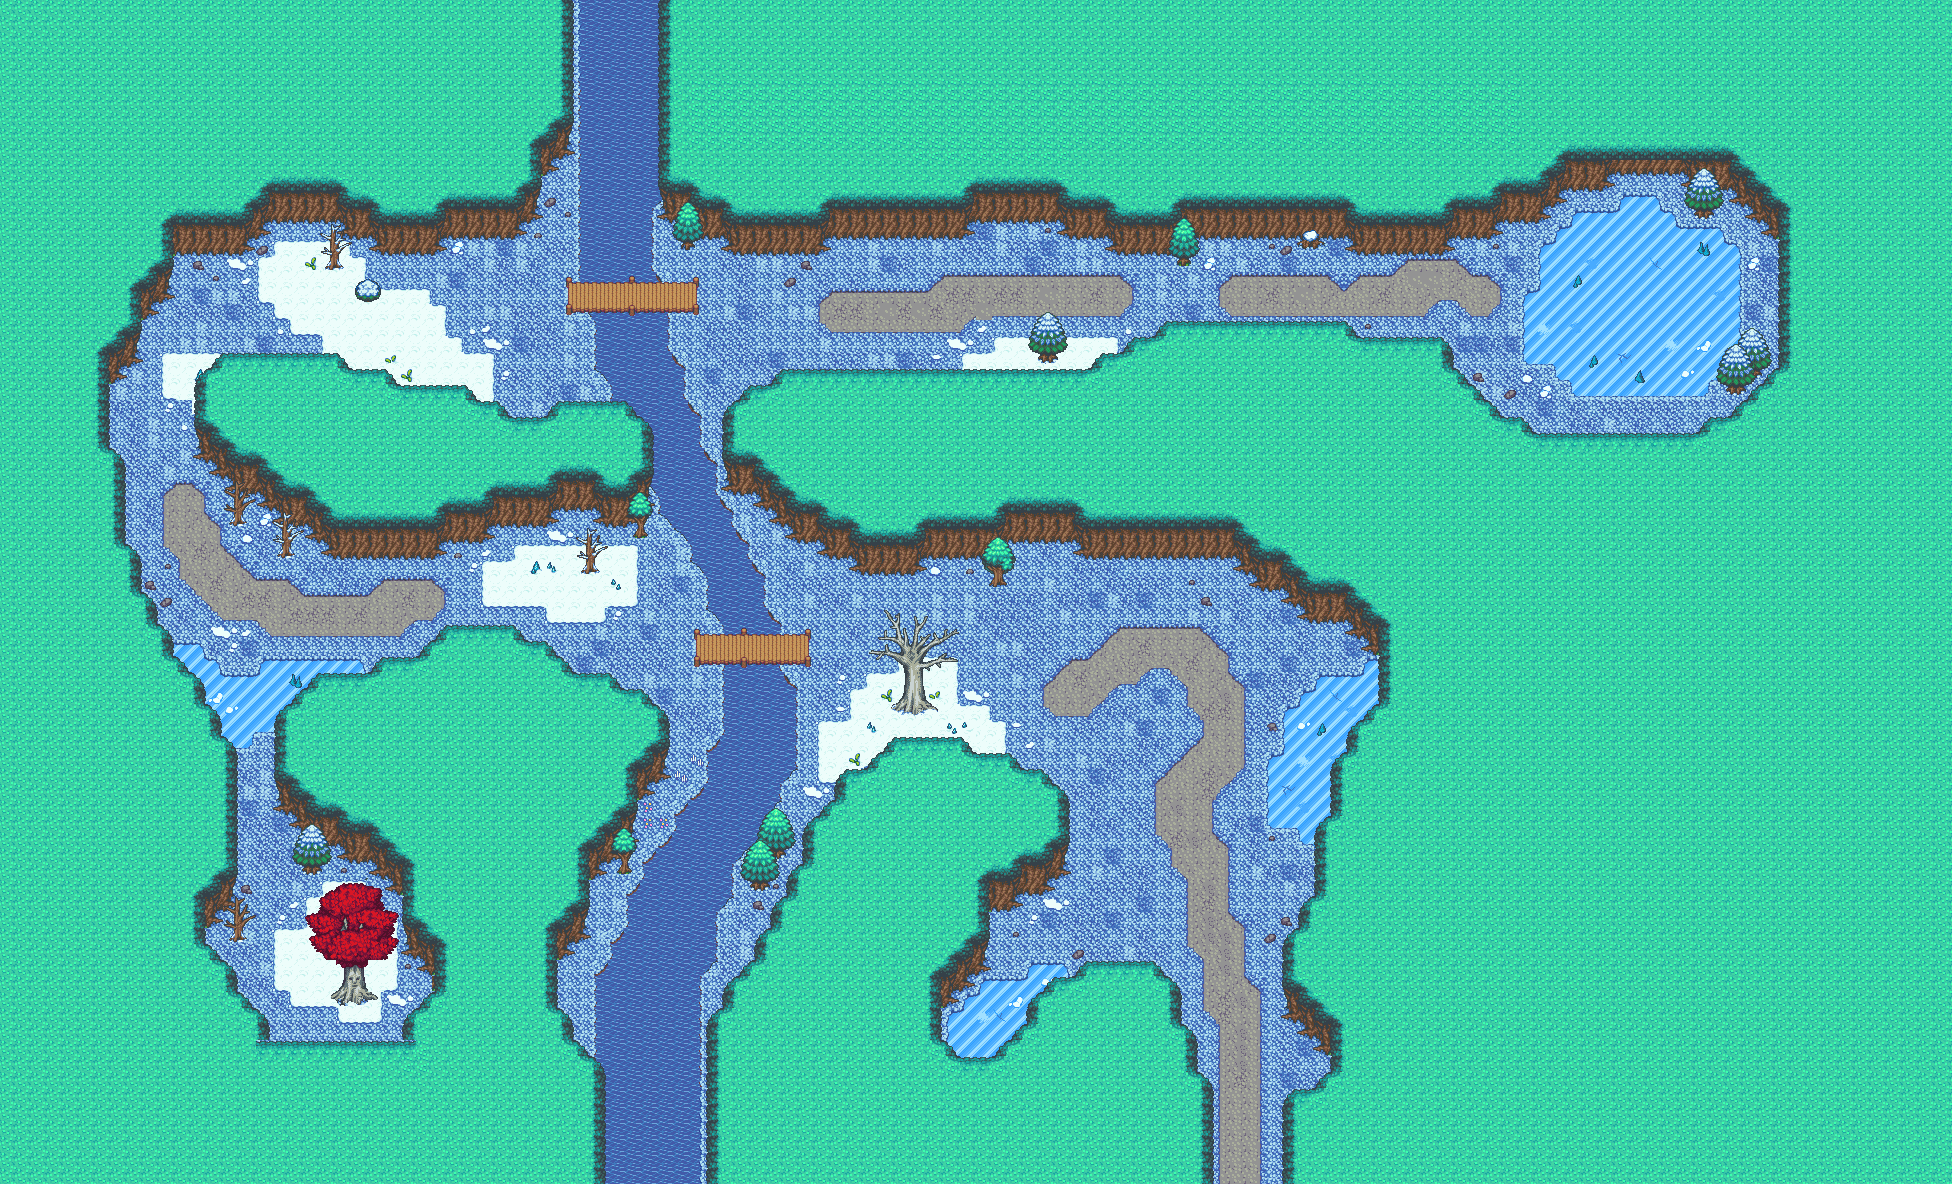

Below is a game level as drawn by its tile map, then a one-line description and the .tmx that defines it (tile-layer data replaced by summaries):
An orthogonal 122x74 tile map with 16x16 px tiles, 5 tile layers (background, ground variations, trees, obj, ...), 3 tilesets and 232 objects (FOREST_START, TOP_WORLD.ICE_FOREST_START).

<map version="1.0" orientation="orthogonal" renderorder="right-down" width="122" height="74" tilewidth="16" tileheight="16" nextobjectid="359">
 <tileset firstgid="1" name="tileset1" tilewidth="16" tileheight="16" tilecount="1833" columns="39">
  <image source="../sprites/map_objects/tileset1.png" trans="ffffff" width="624" height="752" />
  <terraintypes>
   <terrain name="path" tile="-1" />
   <terrain name="snow" tile="-1" />
   <terrain name="ice" tile="-1" />
  </terraintypes>
  <tile id="1387" terrain="0,0,0,0" />
  <tile id="1388" terrain=",0,0,0" />
  <tile id="1389" terrain="0,,0,0" />
  <tile id="1390" terrain=",,0,0" />
  <tile id="1391" terrain="0,0,,0" />
  <tile id="1392" terrain=",0,,0" />
  <tile id="1394" terrain=",,,0" />
  <tile id="1395" terrain="0,0,0," />
  <tile id="1397" terrain="0,,0," />
  <tile id="1398" terrain=",,0," />
  <tile id="1399" terrain="0,0,," />
  <tile id="1400" terrain=",0,," />
  <tile id="1401" terrain="0,,," />
  <tile id="1504" terrain="1,1,1,1" />
  <tile id="1505" terrain=",1,1,1" />
  <tile id="1506" terrain="1,,1,1" />
  <tile id="1507" terrain=",,1,1" />
  <tile id="1508" terrain="1,1,,1" />
  <tile id="1509" terrain=",1,,1" />
  <tile id="1510" terrain=",,,1" />
  <tile id="1512" terrain="1,1,1," />
  <tile id="1513" terrain=",,1," />
  <tile id="1514" terrain="1,,1," />
  <tile id="1516" terrain="1,1,," />
  <tile id="1517" terrain=",1,," />
  <tile id="1518" terrain="1,,," />
  <tile id="1621" terrain="2,2,2,2" />
  <tile id="1622" terrain=",2,2,2" />
  <tile id="1623" terrain="2,,2,2" />
  <tile id="1624" terrain=",,2,2" />
  <tile id="1625" terrain="2,2,,2" />
  <tile id="1626" terrain=",2,,2" />
  <tile id="1627" terrain=",,,2" />
  <tile id="1629" terrain="2,2,2," />
  <tile id="1630" terrain=",,2," />
  <tile id="1631" terrain="2,,2," />
  <tile id="1633" terrain="2,2,," />
  <tile id="1634" terrain=",2,," />
  <tile id="1635" terrain="2,,," />
 </tileset>
 <tileset firstgid="1834" name="outside" tilewidth="16" tileheight="16" tilecount="1248" columns="52">
  <image source="../sprites/map_objects/outside.png" trans="ffffff" width="832" height="384" />
 </tileset>
 <tileset firstgid="3082" name="tileset_water" tilewidth="16" tileheight="16" tilecount="2805" columns="51">
  <image source="../sprites/map_objects/tileset_water.png" trans="ffffff" width="816" height="880" />
 </tileset>
 <layer name="background" width="122" height="74">
  <data>[9028 cells, 9028 non-empty, 63 distinct tile ids]</data>
 </layer>
 <layer name="ground variations" width="122" height="74">
  <data>[9028 cells, 467 non-empty, 13 distinct tile ids]</data>
 </layer>
 <layer name="trees" width="122" height="74">
  <data>[9028 cells, 6536 non-empty, 33 distinct tile ids]</data>
 </layer>
 <layer name="obj" width="122" height="74">
  <data>[9028 cells, 322 non-empty, 138 distinct tile ids]</data>
 </layer>
 <layer name="obj2" width="122" height="74">
  <data>[9028 cells, 66 non-empty, 63 distinct tile ids]</data>
 </layer>
 <objectgroup name="MAP_COLLISION_LAYER">
  <object id="1" x="1280" y="1104" width="16" height="80" />
  <object id="2" x="1280.83" y="1088" width="52.5" height="16" />
  <object id="4" x="1314.67" y="1072" width="32" height="16" />
  <object id="5" x="1328" y="1024" width="16" height="48" />
  <object id="7" x="1312" y="1017.33" width="16" height="32" />
  <object id="8" x="1296.67" y="987.333" width="16" height="48" />
  <object id="9" x="1280" y="928" width="16" height="92.6667" />
  <object id="10" x="1296" y="898" width="16" height="48" />
  <object id="11" x="1312" y="818.667" width="16" height="96" />
  <object id="12" x="1328" y="754.667" width="16" height="80" />
  <object id="13" x="1344" y="722" width="16" height="32" />
  <object id="14" x="1360" y="708.667" width="16" height="32" />
  <object id="15" x="1376" y="624" width="16" height="96" />
  <object id="17" x="1360" y="604" width="16" height="48" />
  <object id="19" x="1344" y="588.667" width="16" height="48" />
  <object id="21" x="1296" y="574" width="48" height="48" />
  <object id="22" x="1280" y="556" width="16" height="48" />
  <object id="23" x="1248" y="540.667" width="32" height="48" />
  <object id="24" x="1232" y="525.333" width="16" height="48" />
  <object id="26" x="1088" y="510.667" width="144" height="48" />
  <object id="27" x="1072" y="494" width="16" height="64" />
  <object id="28" x="1008" y="496" width="64" height="48" />
  <object id="31" x="992" y="496" width="16" height="91.3333" />
  <object id="32" x="1008" y="544" width="9.33333" height="32" />
  <object id="33" x="928" y="512" width="64" height="48" />
  <object id="34" x="848" y="512" width="80" height="64" />
  <object id="35" x="832" y="512" width="16" height="48" />
  <object id="37" x="816" y="512" width="16" height="48" />
  <object id="38" x="784" y="496" width="32" height="48" />
  <object id="41" x="768" y="464" width="16" height="64" />
  <object id="42" x="752" y="448" width="16" height="64" />
  <object id="43" x="720" y="448" width="32" height="48" />
  <object id="44" x="979.333" y="560" width="12.6667" height="10.6667" />
  <object id="45" x="912" y="617.333" width="16" height="95.6667" />
  <object id="46" x="896" y="628" width="16" height="85.3333" />
  <object id="47" x="880" y="611" width="16" height="47" />
  <object id="48" x="928" y="632.667" width="16" height="30.6667" />
  <object id="49" x="944" y="629.667" width="16" height="32.3333" />
  <object id="50" x="1198" y="1072" width="16" height="112" />
  <object id="51" x="1184" y="1024" width="16" height="48" />
  <object id="52" x="1168" y="976" width="16" height="64" />
  <object id="53" x="1072" y="960" width="96" height="16" />
  <object id="54" x="1040" y="976" width="32" height="16" />
  <object id="55" x="1024" y="992" width="32" height="16" />
  <object id="56" x="1024" y="1008" width="16" height="16" />
  <object id="57" x="1008" y="1024" width="32" height="16" />
  <object id="59" x="992" y="1040" width="32" height="16" />
  <object id="60" x="944" y="1056" width="64" height="16" />
  <object id="62" x="928" y="1040" width="32" height="16" />
  <object id="63" x="928" y="960" width="16" height="80" />
  <object id="65" x="944" y="944" width="16" height="64" />
  <object id="66" x="960" y="928" width="16" height="64" />
  <object id="69" x="976" y="864" width="16" height="112" />
  <object id="71" x="992" y="864" width="32" height="48" />
  <object id="73" x="1024" y="832" width="32" height="64" />
  <object id="75" x="1056" y="784" width="16" height="96" />
  <object id="76" x="1008" y="768" width="48" height="16" />
  <object id="77" x="976" y="752" width="48" height="16" />
  <object id="78" x="896" y="736" width="80" height="16" />
  <object id="79" x="880" y="736" width="16" height="32" />
  <object id="80" x="864" y="752" width="16" height="16" />
  <object id="81" x="848" y="768" width="32" height="16" />
  <object id="82" x="832" y="768" width="16" height="32" />
  <object id="83" x="816" y="800" width="16" height="16" />
  <object id="93" x="768" y="816" width="64" height="16" />
  <object id="95" x="784" y="688" width="16" height="80" />
  <object id="96" x="768" y="672" width="16" height="16" />
  <object id="98" x="694" y="660" width="116.667" height="12" />
  <object id="99" x="693.333" y="624" width="117.333" height="11.3333" />
  <object id="101" x="752" y="608" width="32" height="16" />
  <object id="103" x="752" y="560" width="16" height="48" />
  </objectgroup>
 <objectgroup name="MAP_SPAWNS_LAYER">
  <!-- 2 objects omitted --></objectgroup>
 <objectgroup name="MAP_PORTAL_LAYER">
  <!-- 1 objects omitted --></objectgroup>
</map>
<!-- 161 of 232 objects omitted -->